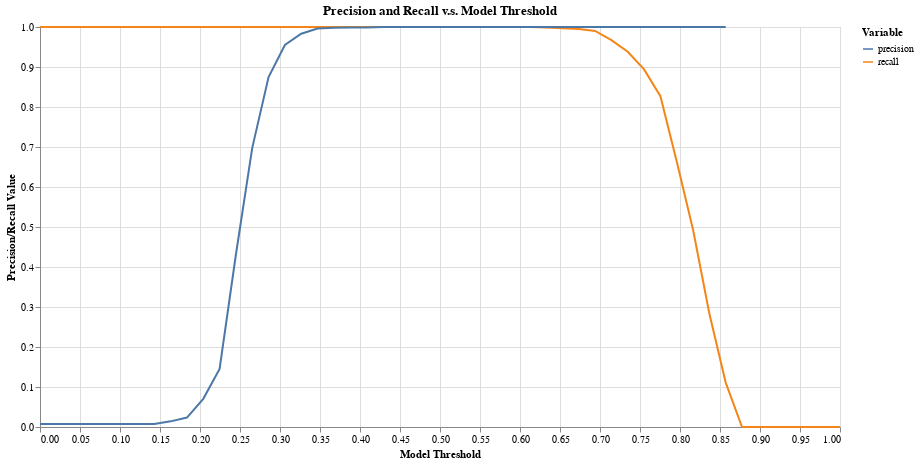

The notebook cell saved with this chart:
### Code cell
tutorial.plot_precision_recall_vs_threshold(df_eval)

### Figure 1 — Vega-Lite specification as saved in the notebook (floating-point values rounded to 4 significant figures)
{"config": {"view": {"continuousWidth": 400, "continuousHeight": 300}}, "data": {"name": "data-0b28abdf9a8c1337eab64db3c4184297"}, "mark": "line", "encoding": {"color": {"type": "nominal", "field": "variable", "legend": {"title": "Variable"}}, "tooltip": [{"type": "nominal", "field": "variable"}, {"type": "quantitative", "field": "threshold"}, {"type": "quantitative", "field": "value"}], "x": {"type": "quantitative", "axis": {"title": "Model Threshold"}, "field": "threshold"}, "y": {"type": "quantitative", "axis": {"title": "Precision/Recall Value"}, "field": "value", "scale": {"domain": [0, 1]}}}, "height": 400, "title": "Precision and Recall v.s. Model Threshold", "width": 800, "$schema": "https://vega.github.io/schema/vega-lite/v4.8.1.json", "datasets": {"data-0b28abdf9a8c1337eab64db3c4184297": [{"threshold": 0.0, "variable": "recall", "value": 1.0}, {"threshold": 0.02041, "variable": "recall", "value": 1.0}, {"threshold": 0.04082, "variable": "recall", "value": 1.0}, {"threshold": 0.06122, "variable": "recall", "value": 1.0}, {"threshold": 0.08163, "variable": "recall", "value": 1.0}, {"threshold": 0.102, "variable": "recall", "value": 1.0}, {"threshold": 0.1224, "variable": "recall", "value": 1.0}, {"threshold": 0.1429, "variable": "recall", "value": 1.0}, {"threshold": 0.1633, "variable": "recall", "value": 1.0}, {"threshold": 0.1837, "variable": "recall", "value": 1.0}, {"threshold": 0.2041, "variable": "recall", "value": 1.0}, {"threshold": 0.2245, "variable": "recall", "value": 1.0}, {"threshold": 0.2449, "variable": "recall", "value": 1.0}, {"threshold": 0.2653, "variable": "recall", "value": 1.0}, {"threshold": 0.2857, "variable": "recall", "value": 1.0}, {"threshold": 0.3061, "variable": "recall", "value": 1.0}, {"threshold": 0.3265, "variable": "recall", "value": 1.0}, {"threshold": 0.3469, "variable": "recall", "value": 1.0}, {"threshold": 0.3673, "variable": "recall", "value": 1.0}, {"threshold": 0.3878, "variable": "recall", "value": 1.0}, {"threshold": 0.4082, "variable": "recall", "value": 1.0}, {"threshold": 0.4286, "variable": "recall", "value": 1.0}, {"threshold": 0.449, "variable": "recall", "value": 1.0}, {"threshold": 0.4694, "variable": "recall", "value": 1.0}, {"threshold": 0.4898, "variable": "recall", "value": 1.0}, {"threshold": 0.5102, "variable": "recall", "value": 1.0}, {"threshold": 0.5306, "variable": "recall", "value": 1.0}, {"threshold": 0.551, "variable": "recall", "value": 1.0}, {"threshold": 0.5714, "variable": "recall", "value": 1.0}, {"threshold": 0.5918, "variable": "recall", "value": 1.0}, {"threshold": 0.6122, "variable": "recall", "value": 1.0}, {"threshold": 0.6327, "variable": "recall", "value": 0.999}, {"threshold": 0.6531, "variable": "recall", "value": 0.997}, {"threshold": 0.6735, "variable": "recall", "value": 0.995}, {"threshold": 0.6939, "variable": "recall", "value": 0.99}, {"threshold": 0.7143, "variable": "recall", "value": 0.967}, {"threshold": 0.7347, "variable": "recall", "value": 0.938}, {"threshold": 0.7551, "variable": "recall", "value": 0.894}, {"threshold": 0.7755, "variable": "recall", "value": 0.827}, {"threshold": 0.7959, "variable": "recall", "value": 0.664}, {"threshold": 0.8163, "variable": "recall", "value": 0.493}, {"threshold": 0.8367, "variable": "recall", "value": 0.283}, {"threshold": 0.8571, "variable": "recall", "value": 0.111}, {"threshold": 0.8776, "variable": "recall", "value": 0.0}, {"threshold": 0.898, "variable": "recall", "value": 0.0}, {"threshold": 0.9184, "variable": "recall", "value": 0.0}, {"threshold": 0.9388, "variable": "recall", "value": 0.0}, {"threshold": 0.9592, "variable": "recall", "value": 0.0}, {"threshold": 0.9796, "variable": "recall", "value": 0.0}, {"threshold": 1.0, "variable": "recall", "value": 0.0}, {"threshold": 0.0, "variable": "precision", "value": 0.00765}, {"threshold": 0.02041, "variable": "precision", "value": 0.00765}, {"threshold": 0.04082, "variable": "precision", "value": 0.00765}, {"threshold": 0.06122, "variable": "precision", "value": 0.00765}, {"threshold": 0.08163, "variable": "precision", "value": 0.00765}, {"threshold": 0.102, "variable": "precision", "value": 0.00765}, {"threshold": 0.1224, "variable": "precision", "value": 0.00765}, {"threshold": 0.1429, "variable": "precision", "value": 0.00765}, {"threshold": 0.1633, "variable": "precision", "value": 0.01412}, {"threshold": 0.1837, "variable": "precision", "value": 0.02358}, {"threshold": 0.2041, "variable": "precision", "value": 0.07043}, {"threshold": 0.2245, "variable": "precision", "value": 0.1451}, {"threshold": 0.2449, "variable": "precision", "value": 0.4312}, {"threshold": 0.2653, "variable": "precision", "value": 0.6978}, {"threshold": 0.2857, "variable": "precision", "value": 0.8749}, {"threshold": 0.3061, "variable": "precision", "value": 0.9551}, {"threshold": 0.3265, "variable": "precision", "value": 0.9833}, {"threshold": 0.3469, "variable": "precision", "value": 0.996}, {"threshold": 0.3673, "variable": "precision", "value": 0.998}, {"threshold": 0.3878, "variable": "precision", "value": 0.999}, {"threshold": 0.4082, "variable": "precision", "value": 0.999}, {"threshold": 0.4286, "variable": "precision", "value": 1.0}, {"threshold": 0.449, "variable": "precision", "value": 1.0}, {"threshold": 0.4694, "variable": "precision", "value": 1.0}, {"threshold": 0.4898, "variable": "precision", "value": 1.0}, {"threshold": 0.5102, "variable": "precision", "value": 1.0}, {"threshold": 0.5306, "variable": "precision", "value": 1.0}, {"threshold": 0.551, "variable": "precision", "value": 1.0}, {"threshold": 0.5714, "variable": "precision", "value": 1.0}, {"threshold": 0.5918, "variable": "precision", "value": 1.0}, {"threshold": 0.6122, "variable": "precision", "value": 1.0}, {"threshold": 0.6327, "variable": "precision", "value": 1.0}, {"threshold": 0.6531, "variable": "precision", "value": 1.0}, {"threshold": 0.6735, "variable": "precision", "value": 1.0}, {"threshold": 0.6939, "variable": "precision", "value": 1.0}, {"threshold": 0.7143, "variable": "precision", "value": 1.0}, {"threshold": 0.7347, "variable": "precision", "value": 1.0}, {"threshold": 0.7551, "variable": "precision", "value": 1.0}, {"threshold": 0.7755, "variable": "precision", "value": 1.0}, {"threshold": 0.7959, "variable": "precision", "value": 1.0}, {"threshold": 0.8163, "variable": "precision", "value": 1.0}, {"threshold": 0.8367, "variable": "precision", "value": 1.0}, {"threshold": 0.8571, "variable": "precision", "value": 1.0}, {"threshold": 0.8776, "variable": "precision", "value": null}, {"threshold": 0.898, "variable": "precision", "value": null}, {"threshold": 0.9184, "variable": "precision", "value": null}, {"threshold": 0.9388, "variable": "precision", "value": null}, {"threshold": 0.9592, "variable": "precision", "value": null}, {"threshold": 0.9796, "variable": "precision", "value": null}, {"threshold": 1.0, "variable": "precision", "value": null}]}}
